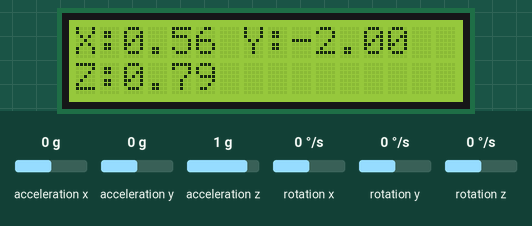
Simulated run of this program. Board: Raspberry Pi Pico running MicroPython. On the bench: 16×2 character LCD. The test bench sets the inputs (shaded band); at power-on: rotation x 0 °/s, rotation y 0 °/s, rotation z 0 °/s, acceleration x 0 g, acceleration y 0 g, acceleration z 1 g. Library files of the repository ran but are not shown: machine_i2c_lcd.py, mpu6050.py.

Above: at 2.2 s.
2.3 s: rotation x set to -192 °/s
At 4.2 s:
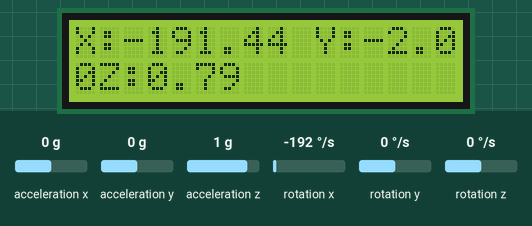
8.3 s: rotation x set to 0 °/s
At 9.7 s:
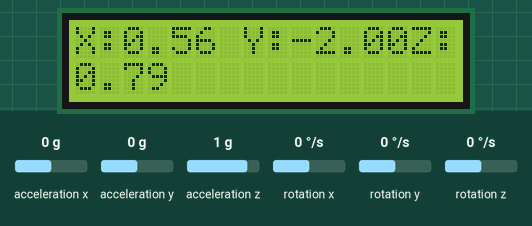
14.3 s: rotation y set to -192 °/s
At 16.2 s:
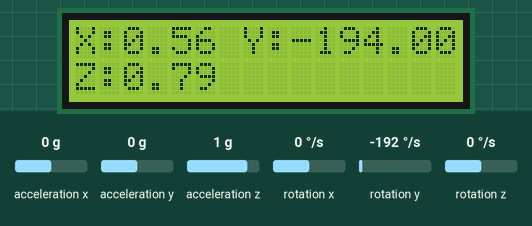
18.8 s: rotation z set to -192 °/s
At 20.0 s:
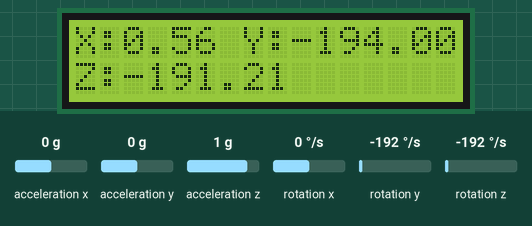
Timing chart, 0 to 21.8 s (numbered marks = the images above; inputs shaded):
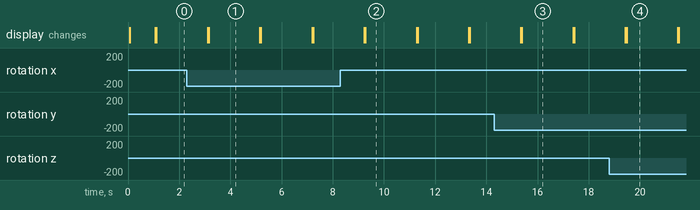

Measured:
- after the input at 2.3 s, the display: first differs from a run without the input after 0.85 s (image 1)
- after the input at 8.3 s, the display: first differs from a run without the input after 0.97 s (image 2)
- after the input at 14.3 s, the display: first differs from a run without the input after 1.1 s (image 3)
- after the input at 18.8 s, the display: first differs from a run without the input after 0.68 s (image 4)
- what the display in image 1 shows lasts 2.0 s, from 3.2 s to 5.2 s

The program:

Project_28_LCD1602_MPU6050.py
```python
from machine import Pin, I2C, ADC
from machine_i2c_lcd import I2cLcd
import utime as time
import mpu6050
import math
import time
# LCD1602 I2C
lcd_bus = I2C(0, scl=Pin(1), sda=Pin(0), freq=200000)
addr = lcd_bus.scan()[0]
lcd = I2cLcd(lcd_bus, addr, 2, 16)
lcd.putstr("WELCOME TO PICO\n")
time.sleep(1)
lcd.clear()
# MPU6050 I2C
mpu6050_bus = I2C(1, scl=Pin(15), sda=Pin(14))
imu_data = {}
imu = mpu6050.accel(mpu6050_bus)
datax = 0
datay = 0
dataz = 0
gAnglex = 0
gAngley = 0
yaw = 0
pitch = 0
roll = 0


while True:
    imu_data = imu.get_values()

    accx =  (imu_data['AcX'] ) / 131.0
    accy =  (imu_data['AcY'] ) / 131.0
    accz =  (imu_data['AcZ'] ) / 131.0

    gyx = imu_data['GyX'] / 131.0 + 0.56
    gyy = imu_data['GyY'] / 131.0 - 2
    gyz = imu_data['GyZ'] / 131.0 + 0.79

    lcd.putstr("X:{:.2f} Y:{:.2f}\n".format(gyx, gyy))
    lcd.putstr("Z:{:.2f}".format(gyz))
    time.sleep(2)
    lcd.clear()
```
